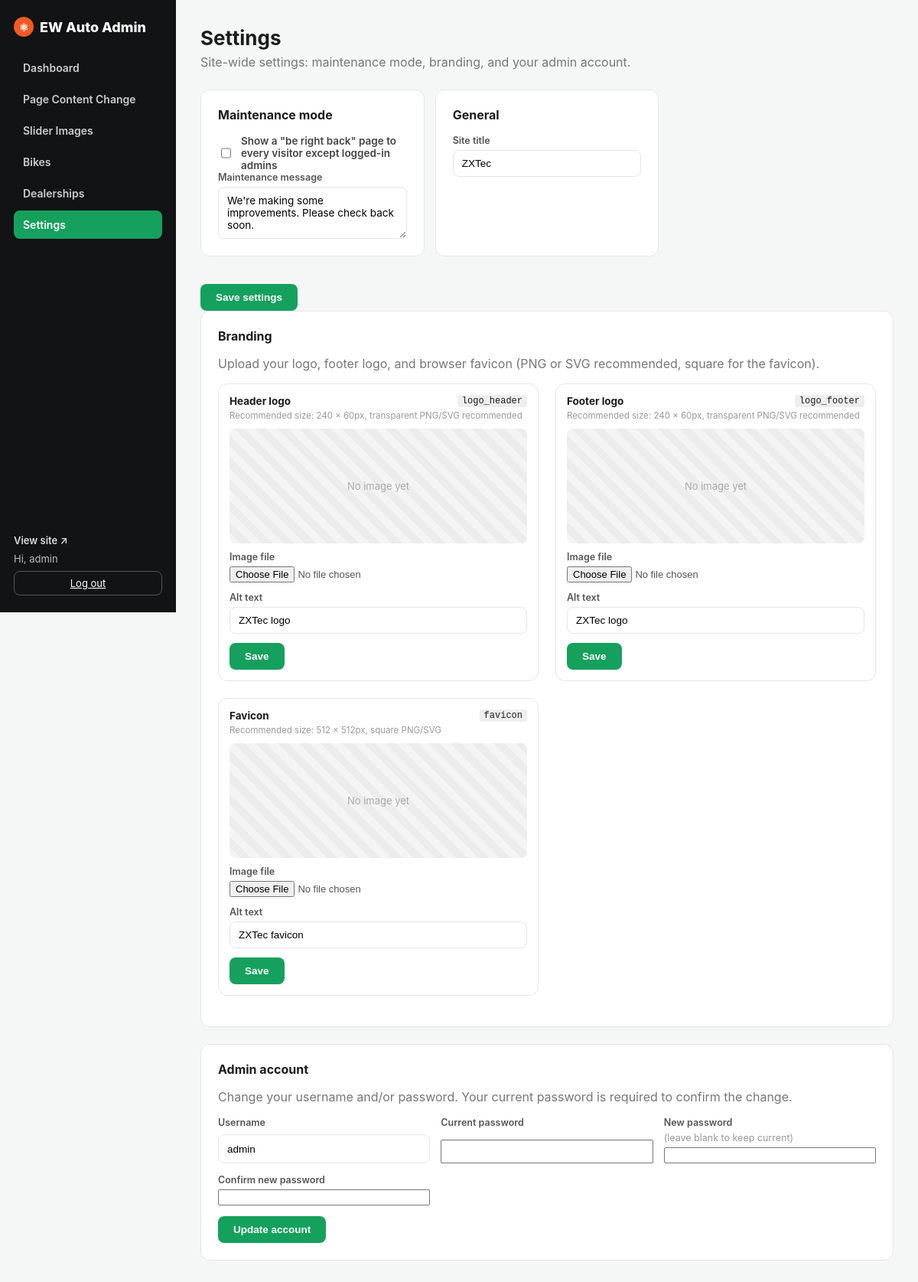
The page /admin/settings.php (signed in) on the database as committed earlier.
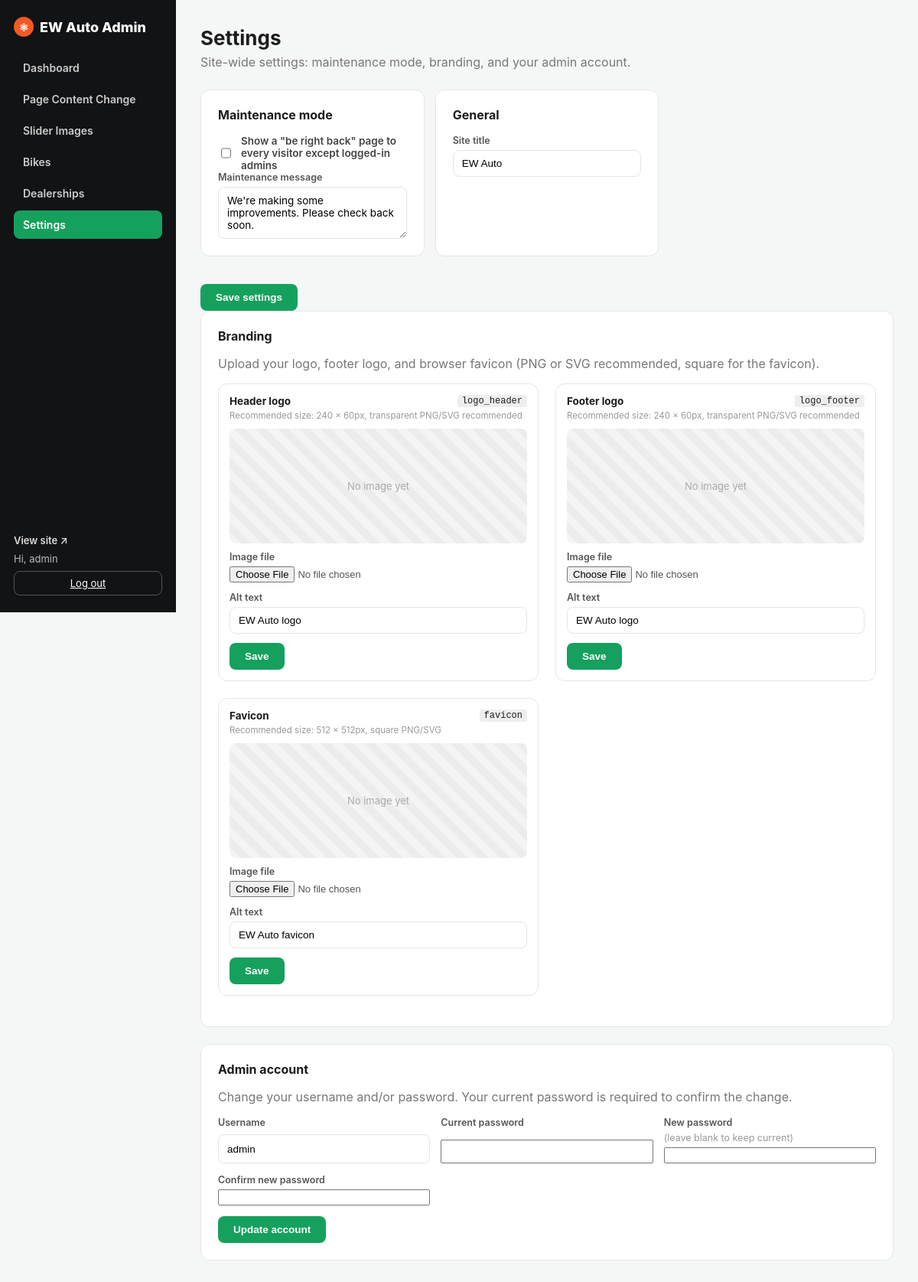
The same page on the database as committed later.
### tables this page shows
CREATE TABLE IF NOT EXISTS images (
    id INT AUTO_INCREMENT PRIMARY KEY,
    slot VARCHAR(64) NOT NULL UNIQUE,    
    label VARCHAR(128) NOT NULL,         
    filename VARCHAR(255) DEFAULT NULL,  
    alt_text VARCHAR(255) DEFAULT '',
    updated_at TIMESTAMP DEFAULT CURRENT_TIMESTAMP ON UPDATE CURRENT_TIMESTAMP
);

### includes/db.php (called while the page is built, shortened)
<?php
function db(): PDO
{
    static $pdo = null;
    if ($pdo === null) {
        if (DB_SOCKET !== '') {
            $dsn = 'mysql:unix_socket=' . DB_SOCKET . ';dbname=' . DB_NAME . ';charset=utf8mb4';
        } else {
            $dsn = 'mysql:host=' . DB_HOST . ';port=' . DB_PORT . ';dbname=' . DB_NAME . ';charset=utf8mb4';
        }
        $pdo = new PDO($dsn, DB_USER, DB_PASS, [
            PDO::ATTR_ERRMODE            => PDO::ERRMODE_EXCEPTION,
            PDO::ATTR_DEFAULT_FETCH_MODE => PDO::FETCH_ASSOC,
            PDO::ATTR_EMULATE_PREPARES   => false,
        ]);
    }
    return $pdo;
}
function all_images(): array
{
    $rows = db()->query('SELECT * FROM images ORDER BY id')->fetchAll();
    $out = [];
    foreach ($rows as $r) {
        $out[$r['slot']] = $r;
    }
    return $out;
}
function e(?string $s): string
{
    return htmlspecialchars((string) $s, ENT_QUOTES, 'UTF-8');
}
function all_settings(): array
{
    $rows = db()->query('SELECT * FROM settings')->fetchAll();
    $out = [];
    foreach ($rows as $r) {
        $out[$r['setting_key']] = $r['setting_value'];
    }
    return $out;
}

### admin/auth.php (called while the page is built, shortened)
<?php
require_once __DIR__ . '/../includes/db.php';
function current_admin(): ?array
{
    return $_SESSION['admin'] ?? null;
}

### admin/settings.php (the view, shortened to what this page needs)
<?php
require_once __DIR__ . '/layout.php';
$settings = all_settings();
$images   = all_images();
admin_header('settings', 'Settings');
?>
<p class="admin-lead">Site-wide settings: maintenance mode, branding, and your admin account.</p>
<form method="post" class="settings-form">
    <div class="card">
        <h3>Maintenance mode</h3>
        <label class="toggle-row">
            <input type="checkbox" name="maintenance_mode" value="1" <?= ($settings['maintenance_mode'] ?? '0') === '1' ? 'checked' : '' ?>>
            <span>Show a "be right back" page to every visitor except logged-in admins</span>
        </label>
        <label class="field">Maintenance message
            <textarea name="maintenance_message" rows="3"><?= e($settings['maintenance_message'] ?? '') ?></textarea>
        </label>
    </div>
    <div class="card">
        <h3>General</h3>
        <label class="field">Site title
            <input type="text" name="site_title" value="<?= e($settings['site_title'] ?? '') ?>">
        </label>
    </div>
    <button type="submit" class="btn-primary">Save settings</button>
</form>
<div class="card">
    <h3>Branding</h3>
    <p class="admin-lead" style="margin-bottom:16px;">Upload your logo, footer logo, and browser favicon (PNG or SVG recommended, square for the favicon).</p>
    <div class="image-grid image-grid-compact">
        <?php foreach (BRAND_IMAGE_SLOTS as $slot => $slotMeta): $img = $images[$slot] ?? null; ?>
            <div class="image-card">
                <div class="image-card-head">
                    <h4><?= e($slotMeta['label']) ?></h4>
                    <code><?= e($slot) ?></code>
                </div>
                <p class="size-hint">Recommended size: <?= e($slotMeta['size']) ?></p>
                <div class="preview">
                    <?php if ($img && $img['filename']): ?>
                        <img src="<?= e(UPLOAD_URL . '/' . rawurlencode($img['filename'])) ?>" alt="<?= e($img['alt_text'] ?? '') ?>">
                    <?php else: ?>
                        <div class="preview-empty">No image yet</div>
                    <?php endif; ?>
                </div>
                <form method="post" enctype="multipart/form-data" class="image-form">
                    <label class="field">Image file
                        <input type="file" name="image" accept="image/*">
                    </label>
                    <label class="field">Alt text
                        <input type="text" name="alt_text" value="<?= e($img['alt_text'] ?? '') ?>">
                    </label>
                    <div class="image-actions">
                        <button type="submit" class="btn-primary">Save</button>
                    </div>
                </form>
            </div>
        <?php endforeach; ?>
    </div>
</div>
<div class="card">
    <h3>Admin account</h3>
    <p class="admin-lead" style="margin-bottom:16px;">Change your username and/or password. Your current password is required to confirm the change.</p>
    <form method="post" class="settings-form">
        <label class="field">Username
            <input type="text" name="new_username" value="<?= e(current_admin()['username']) ?>" required>
        </label>
        <label class="field">Current password
            <input type="password" name="current_password" required>
        </label>
        <label class="field">New password <span style="font-weight:400;color:#999;">(leave blank to keep current)</span>
            <input type="password" name="new_password" autocomplete="new-password">
        </label>
        <label class="field">Confirm new password
            <input type="password" name="confirm_password" autocomplete="new-password">
        </label>
        <button type="submit" class="btn-primary">Update account</button>
    </form>
</div>
<?php
admin_footer();

### admin/layout.php (shortened to what this page needs)
<?php
require_once __DIR__ . '/auth.php';
function admin_header(string $active, string $title): void
{
    ?>
<!DOCTYPE html>
<html lang="en">
<head>
<link rel="stylesheet" href="admin.css">
</head>
<body>
<div class="admin-shell">
    <aside class="admin-side">
        <div class="admin-brand"><span class="brand-mark">&#9883;</span> EW Auto Admin</div>
        <nav class="admin-nav">
            <?php foreach (ADMIN_NAV as $key => $item): ?>
                <a href="<?= e($item['href']) ?>" class="<?= $key === $active ? 'is-active' : '' ?>"><?= e($item['label']) ?></a>
            <?php endforeach; ?>
        </nav>
        <div class="admin-side-foot">
            <a href="../" target="_blank" class="link">View site &nearr;</a>
            <span class="who">Hi, <?= e(current_admin()['username']) ?></span>
            <a href="logout.php" class="btn-ghost">Log out</a>
        </div>
    </aside>
    <main class="admin-main">
        <h1><?= e($title) ?></h1>
    <?php
}
function admin_footer(): void
{
    ?>
    </main>
</div>
</body>
</html>
    <?php
}

### admin/admin.css (style rules this page uses)
:root { --green: #16A05D; --green-dk: #11804A; --accent: #F15A24; --ink: #111315; --line: #E3E7E5; --bg: #F5F7F6; }
* { box-sizing: border-box; }
body { margin: 0; font-family: "Inter", "Helvetica Neue", Arial, sans-serif; background: var(--bg); color: #1c1c1c; }
.brand-mark { display: inline-grid; place-items: center; width: 26px; height: 26px; border-radius: 50%; background: var(--accent); color: #fff; font-size: 14px; vertical-align: middle; }
code { background: #eee; padding: 1px 6px; border-radius: 3px; font-size: 12px; }
.admin-brand { font-weight: 800; font-size: 18px; display: flex; align-items: center; gap: 8px; }
.who { color: #bbb; }
.link { color: var(--green); text-decoration: none; font-weight: 600; }
.admin-shell { display: flex; min-height: 100vh; align-items: stretch; }
.admin-side { width: 230px; flex: 0 0 230px; background: var(--ink); color: #fff; display: flex; flex-direction: column; padding: 22px 18px; gap: 22px; position: sticky; top: 0; height: 100vh; }
.admin-side .admin-brand { color: #fff; }
.admin-nav { display: flex; flex-direction: column; gap: 4px; flex: 1; }
.admin-nav a { color: #ccc; text-decoration: none; padding: 10px 12px; border-radius: 8px; font-size: 14px; font-weight: 600; }
.admin-nav a.is-active { background: var(--green); color: #fff; }
.admin-side-foot { display: flex; flex-direction: column; gap: 8px; font-size: 13px; }
.admin-side-foot .link { color: #ddd; }
.admin-side-foot .btn-ghost { text-align: center; }
.admin-main { flex: 1; min-width: 0; padding: 34px 32px 70px; }
.admin-main h1 { font-size: 26px; margin: 0 0 6px; }
.admin-lead { color: #777; margin: 0 0 26px; }
.card { background: #fff; border: 1px solid var(--line); border-radius: 12px; padding: 22px; margin-bottom: 22px; }
.card h3 { margin: 0 0 16px; font-size: 16px; }
.card h4 { margin: 0; font-size: 13.5px; }
.settings-form, .content-fields { display: grid; grid-template-columns: repeat(auto-fill, minmax(240px, 1fr)); gap: 14px; }
.content-fields .btn-primary, .settings-form .btn-primary { grid-column: 1 / -1; justify-self: start; }
.field textarea { padding: 9px 11px; border: 1px solid var(--line); border-radius: 8px; font-size: 13.5px; font-family: inherit; resize: vertical; }
.toggle-row { display: flex; align-items: center; gap: 10px; font-size: 13.5px; font-weight: 600; color: #444; }
.toggle-row input { width: 16px; height: 16px; }
.image-grid { display: grid; grid-template-columns: repeat(auto-fill, minmax(300px, 1fr)); gap: 22px; }
.image-grid-compact { margin-bottom: 18px; }
.image-grid-compact .image-card { padding: 14px; gap: 10px; }
.size-hint { margin: -6px 0 0; font-size: 11.5px; color: #999; }
.image-card { background: #fff; border: 1px solid var(--line); border-radius: 12px; padding: 18px; display: flex; flex-direction: column; gap: 14px; }
.image-card-head { display: flex; align-items: center; justify-content: space-between; gap: 10px; }
.preview { background: repeating-linear-gradient(45deg,#f4f4f4,#f4f4f4 10px,#ececec 10px,#ececec 20px); border-radius: 8px; min-height: 150px; display: grid; place-items: center; overflow: hidden; }
.preview-empty { color: #aaa; font-size: 13px; }
.image-form { display: grid; gap: 12px; }
.field { display: grid; gap: 5px; font-size: 12.5px; font-weight: 600; color: #555; }
.field input[type=text] { padding: 9px 11px; border: 1px solid var(--line); border-radius: 8px; font-size: 13.5px; }
.field input[type=file] { font-size: 13px; }
.image-actions { display: flex; gap: 10px; }
.btn-primary { background: var(--green); color: #fff; border: 0; padding: 10px 20px; border-radius: 8px; font-weight: 600; font-size: 13.5px; cursor: pointer; }
.btn-ghost { border: 1px solid #555; color: #fff; padding: 7px 15px; border-radius: 8px; font-size: 13px; }

Rows that differ between the two databases and show on the page:
changed images (number 1 of 3 on the later page): alt_text "ZXTec logo" → "EW Auto logo"
changed images (number 2 of 3 on the later page): alt_text "ZXTec logo" → "EW Auto logo"
changed images: alt_text "ZXTec favicon" → "EW Auto favicon"
Other text that changed with them:
form field site_title: "ZXTec" → "EW Auto"
